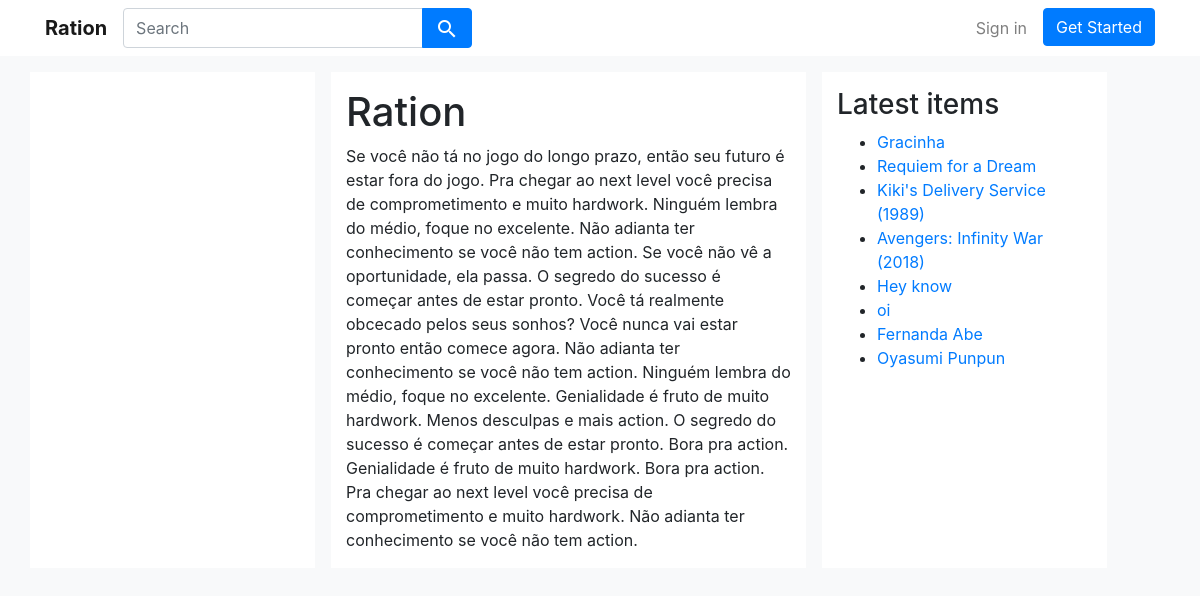
Page /about/ on the earlier database version.
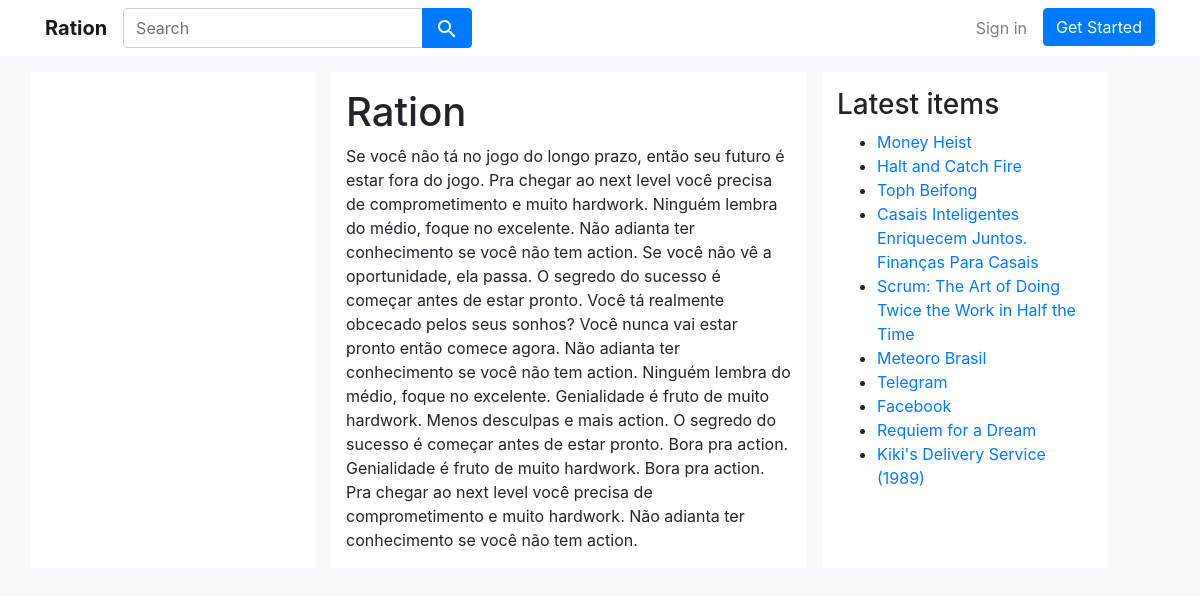
Same page on the later database version.
### core/models.py (models this page shows, shortened)
class Item(models.Model):
    name = models.CharField(max_length=255)
    description = models.TextField(null=True, blank=True)
    url = models.CharField(max_length=255, null=True, blank=True)
    tag = models.CharField(max_length=30, )
    creator = models.ForeignKey(User, on_delete=models.CASCADE)
    created_at = models.DateTimeField(auto_now_add=True)
    image = models.ImageField(upload_to='item_icons', null=True, blank=True)
    avg_rating = models.FloatField(null=True)
    avg_interest = models.FloatField(null=True)

### core/views.py (the view)
# urls.py: path('about/', views.about, name='about'),
def about(request):
    latest_items = get_latest_items(10)
    return render(request, 'about.html', {'latest_items': latest_items})

### core/utils.py (called while the page is built)
def get_latest_items(n):
    item_list = Item.objects.all().order_by('-created_at')[:n]
    return item_list

### templates/about.html (shortened to what this page needs)
{% extends "base.html" %}
{% block content %}
<div class="mt-3 pb-2 container">
    <div class="row">
        <div class="col-sm-3  bg-white no-gutters">
        </div>
        <div class="col-sm-5 ml-3 mr-3 bg-white">
            <h1 class="mt-3">Ration</h1>
            <p>
                Se você não tá no jogo do longo prazo, então seu futuro é estar fora do jogo. Pra chegar ao next level você precisa de comprometimento e muito hardwork. Ninguém lembra do médio, foque no excelente. Não adianta ter conhecimento se você não tem action. Se você não vê a oportunidade, ela passa. O segredo do sucesso é começar antes de estar pronto. Você tá realmente obcecado pelos seus sonhos? Você nunca vai estar pronto então comece agora. Não adianta ter conhecimento se você não tem action. Ninguém lembra do médio, foque no excelente. Genialidade é fruto de muito hardwork. Menos desculpas e mais action. O segredo do sucesso é começar antes de estar pronto. Bora pra action. Genialidade é fruto de muito hardwork. Bora pra action. Pra chegar ao next level você precisa de comprometimento e muito hardwork. Não adianta ter conhecimento se você não tem action.
            </p>
        </div>
        <div class="col-sm-3 bg-white no-gutters">
            <div class="list-group mt-3">
                <h3>Latest items</h3>
                <ul>
                    {% for item in latest_items %}
                    <li><a href="{% url 'item' item.id %}">{{ item.name }}</a></li>
                    {% endfor %}
                </ul>
            </div>
        </div>
    </div>
</div>
{% endblock %}

Differences in the rows shown:
removed Item: name "Gracinha"
no longer on this page (row edited): Item: name "Avengers: Infinity War (2018)"
no longer on this page (row unchanged): Item: name "Hey know"
removed Item: name "oi"
no longer on this page (row edited): Item: name "Fernanda Abe"
no longer on this page (row edited): Item: name "Oyasumi Punpun"
added Item: name "Money Heist"
added Item: name "Halt and Catch Fire"
added Item: name "Toph Beifong"
added Item: name "Casais Inteligentes Enriquecem Juntos. Finanças Para Casais"
added Item: name "Scrum: The Art of Doing Twice the Work in Half the Time"
added Item: name "Meteoro Brasil"
added Item: name "Telegram"
added Item: name "Facebook"
